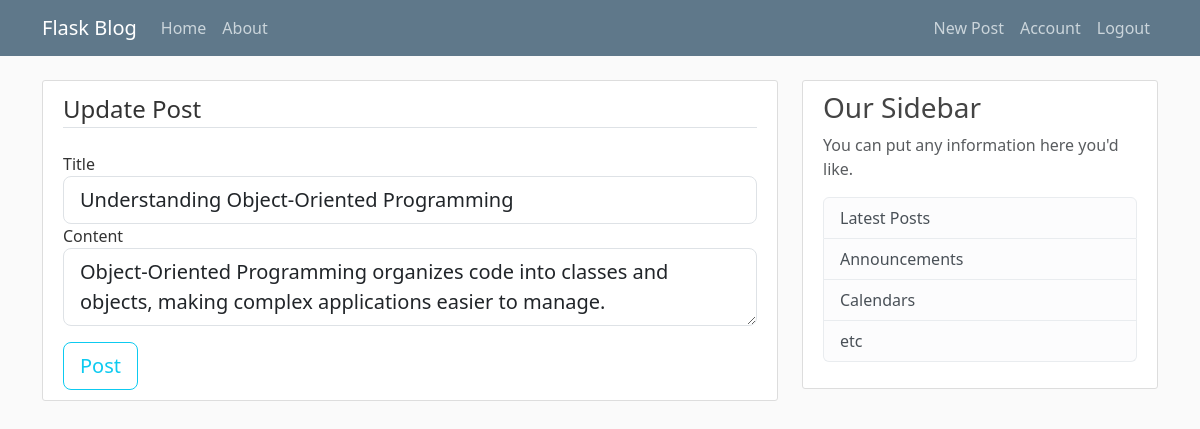
Before: /post/21/update (signed in) with the older database file.
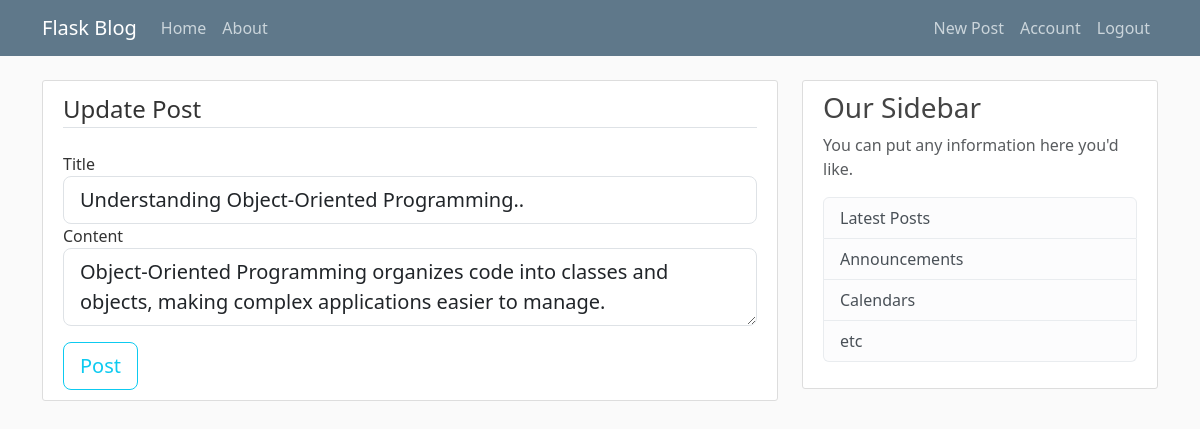
After: the same page with the newer database file.
### app/models.py (models this page shows, shortened)
class Post(db.Model):
    id = db.Column(db.Integer, primary_key = True)
    title = db.Column(db.String(100), nullable = False)
    date_posted = db.Column(db.DateTime, nullable = False, default = datetime.utcnow )
    content = db.Column(db.Text, nullable = False)
    user_id = db.Column(db.Integer, db.ForeignKey('user.id'), nullable=False)

### app/posts/routes.py (the view)
@posts.route("/post/<int:post_id>/update", methods = ['GET', 'POST'])
@login_required
def update_post(post_id):
    post = Post.query.get_or_404(post_id)
    if post.author != current_user:
        abort(403)
    form = PostForm()
    if form.validate_on_submit():
        post.title = form.title.data
        post.content = form.content.data
        db.session.commit()
        flash('Your Post Has Been Updated', 'success')
        return redirect(url_for('posts.post', post_id = post.id))
    elif request.method == 'GET':
        form.title.data = post.title
        form.content.data = post.content
    return render_template('create_post.html', title = 'Update Post', form = form, legend = 'Update Post')

### app/posts/forms.py
class PostForm(FlaskForm):
    title = StringField('Title', validators = [DataRequired()])
    content = TextAreaField('Content', validators = [DataRequired()])
    submit =  SubmitField('Post')

### app/models.py (called while the page is built)
@login_manager.user_loader
def load_user(user_id):
    return User.query.get(int(user_id))

### app/templates/create_post.html (shortened to what this page needs)
{% extends "layout.html"%}
{% block content %}
<div class="content-section">
    <form method="POST" action="">
        <fieldset class="form-group">
            <legend class="border-bottom mb-4">{{ legend }}</legend>
            <div class="form-group">
                {{ form.title.label(class="form-control-label") }}
                {{ form.title(class="form-control form-control-lg") }}
            </div>
            <div class="form-group">
                {{ form.content.label(class="form-control-label") }}
                {{ form.content(class="form-control form-control-lg") }}
            </div>
            <div class="form-group mt-3">
                {{ form.submit(class="btn btn-outline-info btn-lg btn-block") }}
            </div>
        </fieldset>
    </form>
</div>
{% endblock content %}

Changed rows visible on the page:
changed Post: title "Understanding Object-Oriented Programming" → "Understanding Object-Oriented Programming.."
